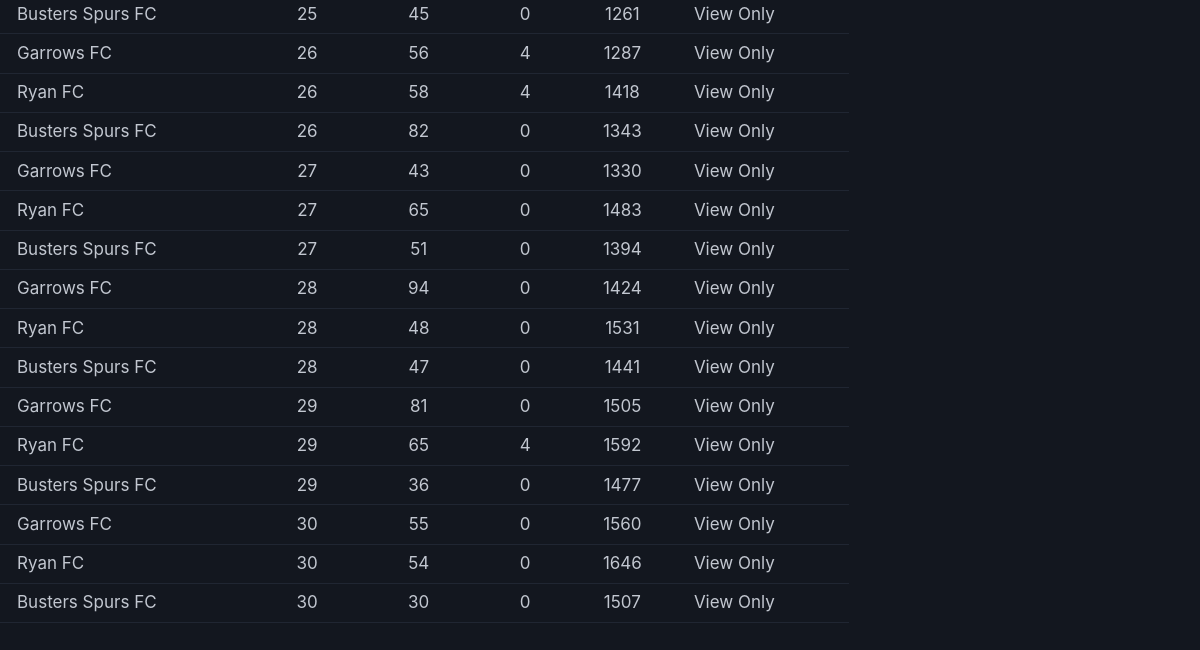
Before: /scores (lower part) with the older database file.
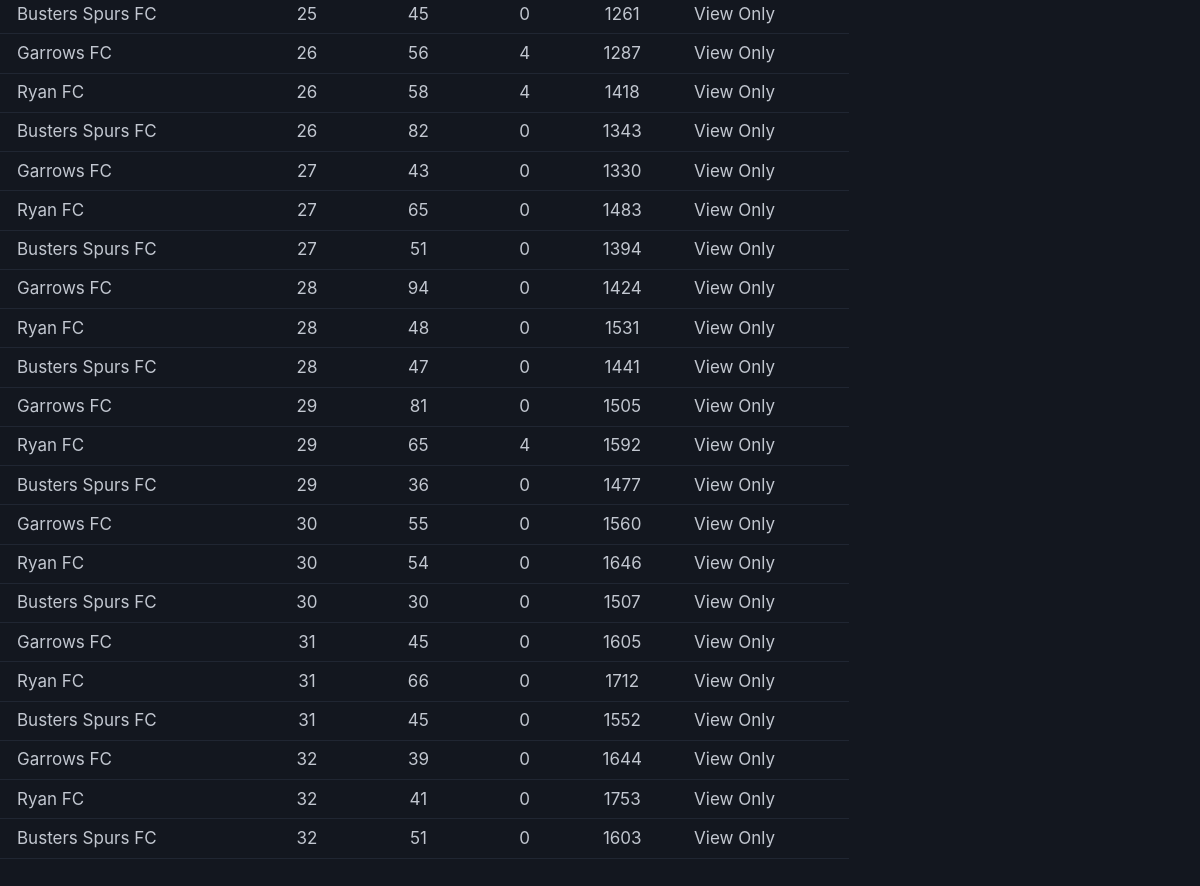
After: the same page with the newer database file.
### models.py (models this page shows)
class Score(SQLModel, table=True):
    __tablename__ = "scores"
    id: int | None = Field(default=None, primary_key=True)
    player_id: int = Field(foreign_key="players.id")
    gameweek: int = Field(
        sa_column=Column(Integer, CheckConstraint("gameweek >= 1 AND gameweek <= 38"))
    )
    week_points: int = Field(
        sa_column=Column(Integer, CheckConstraint("week_points >= 0"))
    )
    week_cost: int = Field(sa_column=Column(Integer, CheckConstraint("week_cost >= 0")))
    overall_points: int = Field(
        sa_column=Column(Integer, CheckConstraint("overall_points >= 0")), default=0
    )
    player: Player = Relationship(back_populates="scores")
    model_config = ConfigDict(from_attributes=True)

class Player(SQLModel, table=True):
    __tablename__ = "players"
    id: int | None = Field(default=None, primary_key=True)
    name: str
    team: str
    scores: list["Score"] = Relationship(back_populates="player")
    model_config = ConfigDict(from_attributes=True)

### main.py (the view)
@app.get("/scores")
def scores(
    request: Request,
    session: Session = session,
    player_id: Optional[str] = Query(None),
    gameweek: Optional[str] = Query(None),
):
    query = select(Score)
    player_id_int = None
    gameweek_int = None
    if player_id and player_id.strip():
        try:
            player_id_int = int(player_id)
            query = query.where(Score.player_id == player_id_int)
        except ValueError:
            pass  # Ignore invalid integers
    if gameweek and gameweek.strip():
        try:
            gameweek_int = int(gameweek)
            query = query.where(Score.gameweek == gameweek_int)
        except ValueError:
            pass  # Ignore invalid integers
    scores = session.exec(query).all()
    players = session.exec(select(Player)).all()
    all_scores = session.exec(select(Score)).all()
    gameweeks = [s.gameweek for s in all_scores] if all_scores else [0]
    max_gameweek = max(gameweeks) if gameweeks else 0
    next_gameweek = max_gameweek + 1
    context = {
        "request": request,
        "scores": scores,
        "players": players,
        "max_gameweek": max_gameweek,
        "next_gameweek": next_gameweek,
        "title": "Scores",
        "player_id": player_id_int,
        "gameweek": gameweek_int,
    }
    context = add_auth_context(request, context)
    return templates.TemplateResponse(request, "scores.html", context)

### templates/scores.html (shortened to what this page needs)
{% extends 'base.html' %}
{% block content %}
<section>
  <div class="table-container">
    <table class="scores-table">
      <tbody>
        {% for score in scores %}
        <tr>
          <td>{{ score.player.team }}</td>
          <td>{{ score.gameweek }}</td>
          <td>{{ score.week_points }}</td>
          <td>{{ score.week_cost }}</td>
          <td>{{ score.overall_points }}</td>
          <td>
            {% if is_admin %}
            <div class="action-buttons">
              <button class="primary"
                onclick="editScore('{{ score.id }}', '{{ score.player.id }}', '{{ score.gameweek }}', '{{ score.week_points }}', '{{ score.week_cost }}')">
                Edit
              </button>
              <form method="post" action="/scores/{{ score.id }}/delete"
                onsubmit="return confirm('Are you sure you want to delete this score?')">
                <button type="submit" class="secondary">
                  Delete
                </button>
              </form>
            </div>
            {% else %}
            <span class="text-muted">View Only</span>
            {% endif %}
          </td>
        </tr>
        {% endfor %}
      </tbody>
    </table>
  </div>
</section>
{% endblock %}

Changed rows visible on the page:
added Score: player.team "Garrows FC", gameweek "31", week_points "45", week_cost "0", overall_points "1605"
added Score: player.team "Ryan FC", gameweek "31", week_points "66", week_cost "0", overall_points "1712"
added Score: player.team "Busters Spurs FC", gameweek "31", week_points "45", week_cost "0", overall_points "1552"
added Score: player.team "Garrows FC", gameweek "32", week_points "39", week_cost "0", overall_points "1644"
added Score: player.team "Ryan FC", gameweek "32", week_points "41", week_cost "0", overall_points "1753"
added Score: player.team "Busters Spurs FC", gameweek "32", week_points "51", week_cost "0", overall_points "1603"
